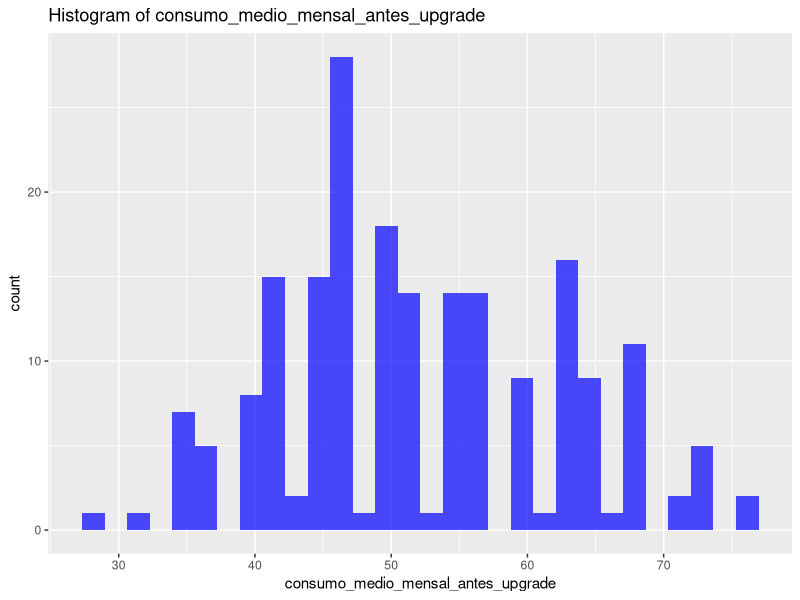
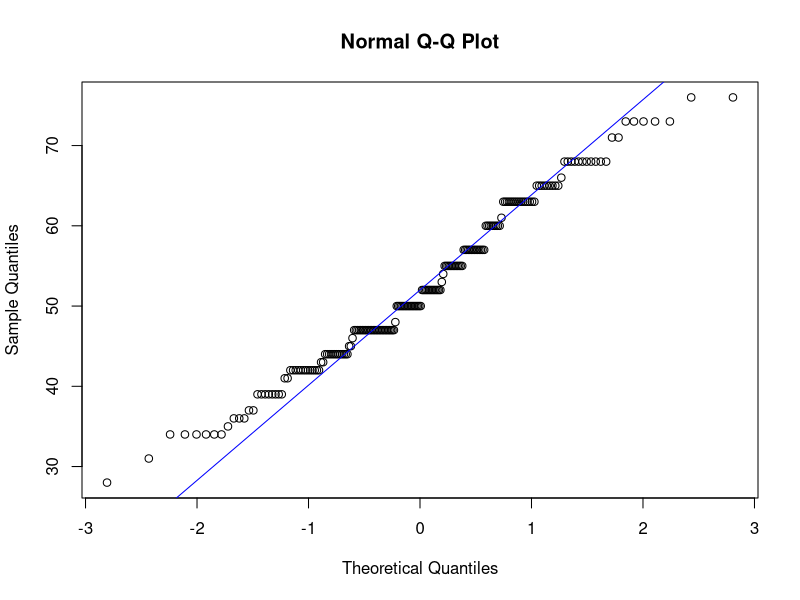
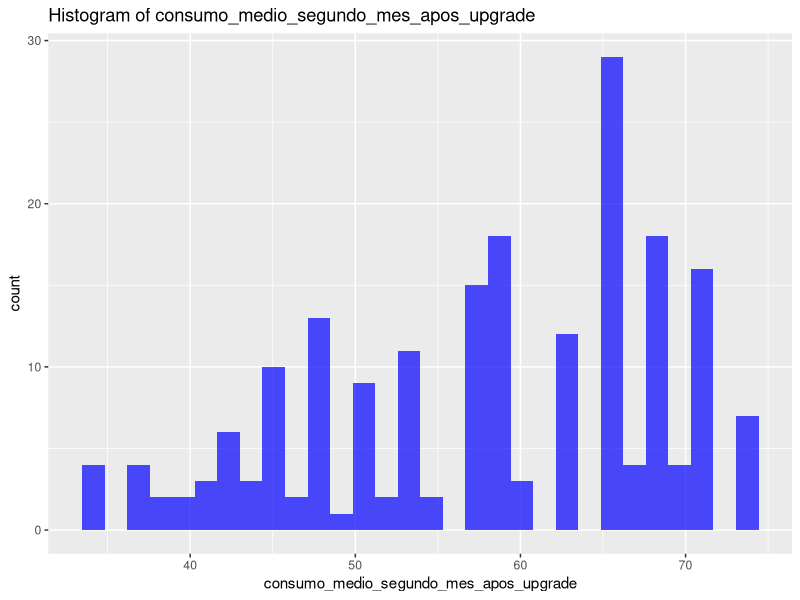
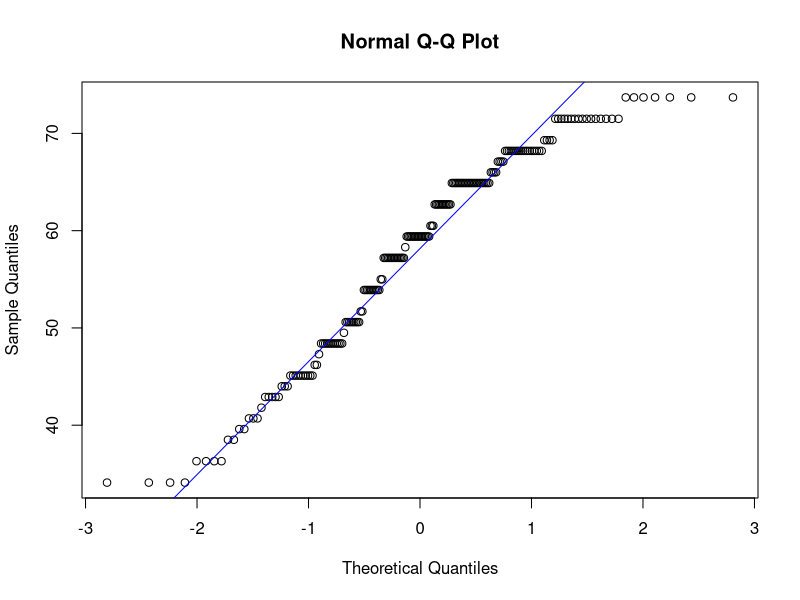

Source code (R) for these figures, in order:
####  Big Data Real-Time Analytics com Python e Spark  ####

# Configurando o diretório de trabalho
setwd("~/Desktop/DataScience/CienciaDeDados/2.Big-Data-Real-Time-Analytics-com-Python-e-Spark/7.Analise_Estatistica")
getwd()



## Importando Pacotes
library(readxl)         # carregar arquivos
library(dplyr)          # manipula dados
library(tidyr)          # manipula dados (funcao pivot_longer)
library(ggplot2)        # gera gráficos
library(patchwork)      # unir gráficos
library(corrplot)       # mapa de Correlação
library(caret)          # pacote preProcess para normalização

library(randomForest)




#############################             Estudo de Caso             #############################


####  Pré Processamento de Dados Para E-Commerce Analytics



### Contexto:

# - Um provedor de internet oferece diversos tipos de planos de acesso com diferentes larguras de banda. A empresa então fez um upgrade da sua infraestrutura
#   e gostaria de validar algumas hipóteses sobre o consumo de largura de banda dos clientes.

# - A empresa possuía dados do consumo médio de largura de banda antes do upgrade e registrou o consumo no primeiro mês após o upgrade, no segundo mês e no 
#   mês anterior ao upgrade. Os dados foram registrados junto com algumas características dos clientes.

# - Algumas perguntas de negócio foram formuladas e agora iremos respondê-las através de **4 testes de hipótese**.

# - Os dados usados são fictícios.



### Objetivo

## O objetivo deste projeto é demonstrar na pŕatica como utilizamos um Teste de Hipóteste do início ao fim.

# - Começando com a formulação do problema.
# - Escolha do teste ideal para o problema.
# - Formulação das hipóteses.
# - Preparação dos Dados (se necessário).
# - Execução do Teste.
# - Interpretação do Resultado do Teste.



### Testes

## Serão Realizados 4 Testes Diferentes

# - 3 Testes para Variáveis Numéricas
# - 1 Teste para Variável Categórica



### Perguntas

## 1) O consumo médio de largura de banda do mês anterior ao upgrade foi maior que 50?
#     (Neste caso usaremos um Teste t de Uma Amostra)

## 2) O consumo médio de largura de banda do primeiro mês após ao upgrade foi maior que 54?
#     (Neste caso usaremos um Teste t de Uma Amostra)

## 3) Houve diferença de consumo de largura de banda antes e depois do upgrade, considerando o primeiro mês após o upgrade?
#     (Neste caso usaremos: Teste t de Duas Amostras (Pareado))

## 4) O gênero do cliente influenciou o consumo de largura de banda no primeiro mês após o upgrade?
#     (Neste caso usaremos: Teste t de Duas Amostras Independentes)

## 5) Há alguma relação entre região e segmento do cliente?
#     (Neste caso usaremos: Teste do Qui-Quadrado)


#### Novas Perguntas:

## 6) Houve melhoria significativa no consumo médio do segundo mês após o upgrade em comparação ao consumo medio mensal antes do upgrade?
#     (Neste caso usaremos: Teste t de Duas Amostras (Pareado))

## 7) Existe diferença de uso do cartão de crédito entre homens e mulheres?
#     (Neste caso usaremos: Teste t de Duas Amostras Independentes)

## 8) Existe diferença entre os segmentos de clientes em termos de uso do cartão de crédito no consumo médio do primeiro mes anterior ao upgrade ao do
#     consumo médio do primeiro mes apos upgrade?
#     (Neste caso usaremos: Teste ANOVA)

## - 9) Existe uma relação entre o consumo médio no segundo mês após o upgrade e o consumo médio mensal antes do upgrade?
#       (Neste caso usaremos: Teste do Qui-Quadrado)



#### Carregando os Dados
df <- data.frame(read.csv2("dados/dataset.csv", sep = ","))



#### Realizando Análise Inicial (Sumário Estatístico, Veriricação de Valores NA, '' e especiais)

analise_inicial <- function(dataframe_recebido) {  # para encotrar linhas com caracter especial, vá para o fim do script
  # Sumário
  cat("\n\n####  DIMENSÕES  ####\n\n")
  print(dim(dataframe_recebido))
  cat("\n\n\n####  INFO  ####\n\n")
  print(str(dataframe_recebido))
  cat("\n\n\n####  SUMÁRIO  ####\n\n")
  print(summary(dataframe_recebido))
  cat("\n\n\n####  VERIFICANDO QTD DE LINHAS DUPLICADAS  ####\n\n")
  print(sum(duplicated(dataframe_recebido)))
  cat("\n\n\n####  VERIFICANDO VALORES NA  ####\n\n")
  valores_na <- colSums(is.na(dataframe_recebido))
  if(any(valores_na > 0)) {
    cat("\n-> Colunas com valores NA:\n\n")
    print(valores_na[valores_na > 0])
  } else {
    cat("\n-> Não foram encontrados valores NA.\n")
  }
  cat("\n\n\n####  VERIFICANDO VALORES VAZIOS ''  ####\n\n")
  valores_vazios <- sapply(dataframe_recebido, function(x) sum(x == ""))
  if(any(valores_vazios > 0)) {
    cat("\n-> Colunas com valores vazios \"\":\n\n")
    print(valores_vazios[valores_vazios > 0])
  } else {
    cat("\n-> Não foram encontrados valores vazios \"\".\n")
  }
  cat("\n\n\n####  VERIFICANDO VALORES COM CARACTERES ESPECIAIS  ####\n\n")
  caracteres_especiais <- sapply(dataframe_recebido, function(x) {
    sum(sapply(x, function(y) {
      if(is.character(y) && length(y) == 1) {
        any(charToRaw(y) > 0x7E | charToRaw(y) < 0x20)
      } else {
        FALSE
      }
    }))
  })
  if(any(caracteres_especiais > 0)) {
    cat("\n-> Colunas com caracteres especiais:\n\n")
    print(caracteres_especiais[caracteres_especiais > 0])
  } else {
    cat("\n-> Não foram encontrados caracteres especiais.\n")
  }
}

analise_inicial(df)


## Modificando todas as variáveis do tipo chr para numérico usando mutate e across
df <- df %>%
  mutate(across(where(is.character), as.numeric))
str(df)






###############################################     PERGUNTAS     ###############################################    






## Pergunta 1:

# - O consumo médio de largura de banda do mês anterior ao upgrade foi maior que 50?
#   Neste caso usaremos um Teste t de Uma Amostra.

# -> Quando usar : O Teste t de Uma Amostra é usado quando queremos comparar a média de uma amostra única com uma média populacional conhecida ou suposta,
#                 na ausência de informações sobre o desvio padrão da população.

# -> Por quê usar: Este teste é útil quando temos uma pequena amostra (tipicamente menos que 30) e não conhecemos o desvio padrão da população.
#                  Ele nos ajuda a entender se a média da amostra é significativamente diferente da média populacional proposta.

# -> Motivo da : O Teste t de Uma Amostra foi escolhido para essa situação específica porque ele é adequado para avaliar a média de uma única amostra
#    escolha     de dados contra uma média populacional conhecida ou uma média de referência específica. Neste caso, você quer testar se o consumo
#                médio de largura de banda do mês anterior ao upgrade é significativamente diferente de 50 (um valor especificado).

# Hipóteses:
   
#   H0: O consumo médio de largura de banda antes do upgrade foi igual a 50.
#   H1: O consumo médio de largura de banda antes do upgrade foi diferente de 50.
 
# - Se o valor-p for menor que 0,05 rejeitamos a H0. Caso contrário, falhamos em rejeitar a H0.
# - Se um valor-p relatado a partir de um teste t for menor que 0,05, esse resultado é considerado estatisticamente significativo.
#   Se um valor-p for maior que 0,05, o resultado é insignificante.

# -> Um valor-p de um teste t é a probabilidade de que os resultados de seus dados de amostra tenham ocorrido por acaso.


# Executar o Teste t de Uma Amostra
resultado_ttest <- t.test(df$consumo_medio_mes_anterior_ao_upgrade, mu = 50, alternative = "two.sided")
resultado_ttest

# Visualizando Interpretação do valor-p
if(resultado_ttest$p.value < 0.05) {
  cat("Rejeitamos a hipótese nula (H0).\n
      Portanto, o consumo médio de largura de banda antes do upgrade foi significativamente diferente de 50.\n")
} else {
  cat("Falhamos em rejeitar a hipótese nula (H0).\n
      Portanto, não há evidência suficiente para afirmar que o consumo médio de largura de banda antes do upgrade foi diferente de 50.\n")
}

## Interpretando

# - Rejeitamos a hipótese nula (H0).
#   Portanto, o consumo médio de largura de banda antes do upgrade foi significativamente diferente de 50.






## Pergunta 2:

# - O consumo médio de largura de banda do primeiro mês após ao upgrade foi maior que 54?
#   Neste caso usaremos um Teste t de Uma Amostra.

# Motivo da  : O Teste t de Uma Amostra foi escolhido para esta situação específica porque ele permite avaliar se a média do consumo de largura de banda
# escolha      após o upgrade difere de um valor específico, neste caso, 54. A pergunta específica busca determinar se houve um aumento significativo no 
#              consumo médio de largura de banda após o upgrade em comparação a um limiar de 54.

# Hipóteses:

#   H0: O consumo médio de largura de banda no primeiro mês após o upgrade é igual ou menor que 54. Matematicamente, isso pode ser expresso como H0: μ ≤ 54.
#   H1: O consumo médio de largura de banda no primeiro mês após o upgrade é maior que 54. Em termos matemáticos, isso seria H1: μ > 54.

# - Se o valor-p for menor que 0,05 rejeitamos a H0. Caso contrário, falhamos em rejeitar a H0.
# - Se um valor-p relatado a partir de um teste t for menor que 0,05, esse resultado é considerado estatisticamente significativo.
#   Se um valor-p for maior que 0,05, o resultado é insignificante.

# -> Um valor-p de um teste t é a probabilidade de que os resultados de seus dados de amostra tenham ocorrido por acaso.


# Executar o Teste t de Uma Amostra
resultado_ttest <- t.test(df$consumo_medio_primeiro_mes_apos_upgrade, mu = 54, alternative = "two.sided")
resultado_ttest

# Visualizando Interpretação do valor-p
if(resultado_ttest$p.value < 0.05) {
  cat("Rejeitamos a hipótese nula (H0).\n",
      "Portanto, o consumo médio de largura de banda no primeiro mês após o upgrade foi significativamente maior que 54.\n")
} else {
  cat("Falhamos em rejeitar a hipótese nula (H0).\n",
      "Portanto, não há evidência suficiente para afirmar que o consumo médio de largura de banda no primeiro mês após o upgrade foi maior que 54.\n")
}


## Interpretando

# - Falhamos em rejeitar a hipótese nula (H0). 
#   Portanto, não há evidência suficiente para afirmar que o consumo médio de largura de banda no primeiro mês após o upgrade foi maior que 54.






## Pergunta 3:

# - Houve diferença de consumo de largura de banda antes e depois do upgrade, considerando o primeiro mês após o upgrade?
#   Neste caso usaremos: Teste t de Duas Amostras (Pareado).

# Este teste é usado quando temos duas amostras que são relacionadas ou dependentes. Este é um teste para a hipótese nula de que duas amostras relacionadas 
# têm valores médios (esperados) idênticos.

# -> Quando usar: Este teste é utilizado quando as medições são feitas em pares correlacionados, ou seja, quando duas amostras estão relacionadas de alguma
#                 maneira (antes e depois, por exemplo).

# -> Por quê usar: O Teste t Pareado é útil para reduzir a variabilidade entre as amostras que poderia ser causada por variáveis não controladas, 
#                  focando na diferença dentro dos pares. Isso é especialmente útil em estudos longitudinais ou estudos que envolvem medições repetidas.

# -> Motivo da escolha: O Teste t Pareado foi escolhido porque é especificamente projetado para comparar duas amostras relacionadas, que neste caso são
#                       as medidas de consumo de largura de banda antes e depois do upgrade para os mesmos clientes. Esse teste é ideal para avaliar a 
#                       diferença significativa causada pelo upgrade, controlando as variáveis inerentes aos indivíduos que não mudam com o tempo.
#                       Ele fornece uma análise direta e eficaz da mudança induzida pelo upgrade ao focar nas diferenças dentro dos mesmos sujeitos,
#                       aumentando assim a precisão e a relevância dos resultados estatísticos para a pergunta de pesquisa.

# Hipóteses:
 
#  H0: O consumo antes do upgrade foi igual ao consumo após o upgrade (as médias são iguais).
#  H1: O consumo antes do upgrade foi diferente do consumo após o upgrade (as médias não são iguais).

# Se o valor-p for menor que 0,05 rejeitamos a H0. Caso contrário, falhamos em rejeitar a H0.

names(df)

# Executando o Teste t Pareado
resultado <- t.test(df$consumo_medio_mensal_antes_upgrade, df$consumo_medio_primeiro_mes_apos_upgrade, paired = TRUE)
resultado

# Visualizando Interpretação do valor-p
if(resultado$p.value < 0.05) {
  cat("Rejeitamos a hipótese nula (H0).\n")
} else {
  cat("Falhamos em rejeitar a hipótese nula (H0).")
}


## Interpretando

# - Como o valor-p 0.3868 é maior que 0,05, falhamos em rejeitar a hipótese nula.
#   Logo, o consumo médio no primeiro mês após o upgrade foi similar ao consumo médio antes do upgrade.






## Pergunta 4:

# - O gênero do cliente influenciou o consumo de largura de banda no primeiro mês após o upgrade?
#   Neste caso usaremos: Teste t de Duas Amostras Independentes.

# Calculamos o Teste t para as médias de duas amostras independentes. Este é um teste para a hipótese nula de que 2 amostras independentes têm valores
# médios (esperados) idênticos. Este teste assume que as populações têm variâncias idênticas por padrão.

# -> Quando usar: Este teste é aplicado quando queremos comparar as médias de duas amostras independentes de duas populações.

# -> Por quê usar: Ele é útil quando duas amostras são coletadas de forma independente uma da outra e queremos avaliar se existe uma diferença
#                  estatisticamente significativa entre suas médias.

# -> Motivo da escolha: O Teste t de Duas Amostras Independentes foi escolhido para analisar se há diferenças no consumo de largura de banda entre gêneros
#                       após um upgrade, porque permite comparar diretamente as médias de dois grupos independentes formados com base no gênero dos clientes. 
#                       Este teste é particularmente adequado aqui, pois cada grupo (masculino e feminino) é tratado como uma amostra separada, sem 
#                       dependência ou relação direta entre as observações dos dois grupos. Assim, o teste oferece um meio eficaz de verificar se as 
#                       diferenças observadas no consumo médio de largura de banda são estatisticamente significativas entre homens e mulheres, ajudando a
#                       determinar se o upgrade teve impactos diferenciados baseados no gênero.

# Hipóteses:

#  H0: Consumo de clientes do sexo masculino foi igual ao consumo de clientes do sexo feminino no primeiro mês após o upgrade
#      (consumo médio foi igual entre os gêneros).

#  H1: Consumo de clientes do sexo masculino não foi igual ao consumo de clientes do sexo feminino no primeiro mês após o upgrade
#      (consumo médio não foi igual entre os gêneros).

# Se o valor-p for menor que 0,05 rejeitamos a H0. Caso contrário, falhamos em rejeitar a H0.

names(df)
table(df$genero)

# Separando as amostras em grupos
consumo_cliente_masculino <- df$consumo_medio_primeiro_mes_apos_upgrade[df$genero == 0]
consumo_cliente_feminino <- df$consumo_medio_primeiro_mes_apos_upgrade[df$genero == 1]

# Visualizando os primeiros resultados de cada grupo
print(head(consumo_cliente_masculino))
print(head(consumo_cliente_feminino))

# Visualizando a média de cada grupo
mean(consumo_cliente_masculino)
mean(consumo_cliente_feminino)

# Visualizando a variância de cada grupo
var(consumo_cliente_masculino)
var(consumo_cliente_feminino)

# Executando o Teste t de Duas Amostras Independentes (Teste de Welch)
resultado <- t.test(consumo_cliente_masculino, consumo_cliente_feminino, var.equal = FALSE)
print(resultado)

# Interpretando o valor de p
if (resultado$p.value < 0.05) {
  cat("Rejeitamos a hipótese nula (H0).\n")
  cat("Portanto, houve diferença entre o consumo masculino e o consumo feminino de largura de banda no primeiro mês após o upgrade.\n")
} else {
  cat("Falhamos em rejeitar a hipótese nula (H0).\n")
}


## Interpretando

# - Como o valor-p 0.0003409 é menor que 0,05, rejeitamos a H0.
#   Assim, concluímos que houve diferença entre o consumo masculino e o consumo feminino de largura de banda no primeiro mês após o upgrade.






## Pergunta 5:

# - Há alguma relação entre região e segmento do cliente?
#   Neste caso usaremos: Teste do Qui-Quadrado.

# Teste qui-quadrado de independência de variáveis é usado em uma tabela de contingência.
# A função calcula a estatística qui-quadrado e o valor-p para o teste de hipótese de independência das frequências observadas na tabela de contingência.
# As frequências esperadas são calculadas com base nas somas marginais sob o pressuposto de independência.

# -> Quando usar: O teste do Qui-Quadrado é usado para avaliar se há uma associação significativa entre duas variáveis categóricas.

# -> Por quê usar: É útil para determinar se as diferenças nas contagens ou frequências observadas em categorias são devidas ao acaso ou a uma associação
#                  real entre as variáveis.

# Motivo da escolha: O Teste do Qui-Quadrado foi escolhido porque é o método padrão para investigar a independência entre duas variáveis categóricas.
#                    Neste caso, as variáveis são 'região' e 'segmento' do cliente. Este teste é ideal para determinar se as distribuições dos segmentos 
#                    variam significativamente entre diferentes regiões, ou se elas são independentes uma da outra. Utilizando este teste, podemos validar 
#                    estatisticamente se há ou não uma associação entre a localização geográfica dos clientes e seus segmentos de mercado, o que é crucial
#                    para entender a dinâmica do mercado e para o planejamento estratégico de marketing e vendas.

# Hipóteses:
  
#   H0: Não há relacionamento entre região e segmento.
#   H1: Há relacionamento entre região e segmento.

# Se o valor-p for menor que 0,05 rejeitamos a H0. Caso contrário, falhamos em rejeitar a H0.

str(df)

# Verifica tabela de contigência
table(df$segmento, df$regiao)

# Executa o teste
resultado = chisq.test(table(df$segmento, df$regiao))

# Interpretando o valor de p
if (resultado$p.value < 0.05) {
  cat("Rejeitamos a hipótese nula (H0).\n")
} else {
  cat("Falhamos em rejeitar a hipótese nula (H0).\n")
}


## Interpretando

# - Interpretando o valor de p (tabela sem totais)
#   Como o valor-p 0.002307 menor que 0.05, rejeitamos a H0 e podemos dizer que há relação entre região e segmento do cliente.






## Pergunta 6:

# - Houve melhoria significativa no consumo médio do segundo mês após o upgrade em comparação ao consumo medio mensal antes do upgrade?
#   Neste caso usaremos: .


# -> Por quê usar: É apropriado para comparar medidas de consumo em dois momentos diferentes (antes e após o upgrade) nos mesmos indivíduos ou unidades.

# Motivo da escolha: Esta análise pode ajudar a determinar se os efeitos do upgrade foram sustentados ao longo do tempo, ao invés de apenas uma melhoria 
#                    imediata no primeiro mês.

# Hipóteses:

#  H0: O consumo antes do upgrade foi igual ao consumo após o segundo mês após o upgrade (as médias são iguais).
#  H1: O consumo antes do upgrade foi diferente do consumo após o segundo mês após o upgrade (as médias não são iguais).

# Se o valor-p for menor que 0,05 rejeitamos a H0. Caso contrário, falhamos em rejeitar a H0.

names(df)

# Executando o Teste t Pareado
resultado <- t.test(df$consumo_medio_mensal_antes_upgrade, df$consumo_medio_segundo_mes_apos_upgrade, paired = TRUE)
resultado

# Visualizando Interpretação do valor-p
if(resultado$p.value < 0.05) {
  cat("Rejeitamos a hipótese nula (H0).\n")
} else {
  cat("Falhamos em rejeitar a hipótese nula (H0).")
}


## Interpretando

# - Como o valor-p 4.296e-16 é menor que 0,05, rejeitamos a hipótese nula.
#   Logo, o consumo médio no segundo mês após o upgrade foi diferente do consumo médio antes do upgrade.






## Pergunta 7:

# - Existe diferença de uso do cartão de crédito entre homens e mulheres?
#   Neste caso usaremos: Teste t de Duas Amostras Independentes.


# -> Quando usar: Este teste é apropriado quando queremos comparar as médias de duas amostras independentes.

# -> Por quê usar: O teste é útil para avaliar se existe uma diferença estatisticamente significativa entre os dois grupos que não estão relacionados entre
#                  si, como é o caso de grupos separados por gênero.

# Motivo da escolha: Este teste foi escolhido porque permite uma comparação direta entre os dois grupos independentes - homens e mulheres - em termos de uso
#                    do cartão de crédito medido pelo consumo médio. Ele é ideal para identificar diferenças baseadas em características demográficas nos
#                    dados.

# Hipóteses:

#   H0: Não existe diferença no consumo médio do cartão de crédito entre homens e mulheres (as médias de consumo são iguais entre os gêneros).
#   H1: Existe uma diferença no consumo médio do cartão de crédito entre homens e mulheres (as médias de consumo não são iguais entre os gêneros).

# Se o valor-p for menor que 0,05 rejeitamos a H0. Caso contrário, falhamos em rejeitar a H0.

names(df)


## Verificando Diferença No Consumo Médio Mensal Antes do Upgrade

# Separando as amostras em grupos
consumo_cliente_masculino_au <- df$consumo_medio_mensal_antes_upgrade[df$genero == 0]
consumo_cliente_feminino_au <- df$consumo_medio_mensal_antes_upgrade[df$genero == 1]

# Visualizando a média de cada grupo
mean(consumo_cliente_masculino_au)
mean(consumo_cliente_feminino_au)

# Executando o Teste t de Duas Amostras Independentes (Teste de Welch)
resultado <- t.test(consumo_cliente_masculino_au, consumo_cliente_feminino_au, var.equal = FALSE)
print(resultado)


## Interpretando

# - Como o valor-p 0.4572 é maior que 0.05, falhamos em rejeitar a H0 e podemos dizer que estatisticamente não houve diferença entre o consumo masculino
#   e o consumo feminino mensal antes do upgrade.


## Verificando Diferença No Consumo Médio do Segundo Mês Após o Upgrade

# Separando as amostras em grupos
consumo_cliente_masculino_du <- df$consumo_medio_segundo_mes_apos_upgrade[df$genero == 0]
consumo_cliente_feminino_du <- df$consumo_medio_segundo_mes_apos_upgrade[df$genero == 1]

# Visualizando a média de cada grupo
mean(consumo_cliente_masculino_du)
mean(consumo_cliente_feminino_du)

# Executando o Teste t de Duas Amostras Independentes (Teste de Welch)
resultado <- t.test(consumo_cliente_masculino_du, consumo_cliente_feminino_du, var.equal = FALSE)
print(resultado)



rm(consumo_cliente_masculino_au, consumo_cliente_feminino_au, consumo_cliente_masculino_du, consumo_cliente_feminino_du)



## Interpretando

# - Como o valor-p 0.0003409 é menor que 0,05, rejeitamos a H0. Assim, concluímos que estatisticamente houve diferença entre o consumo masculino e o
#   consumo feminino mensal depois do segundo mês do upgrade


## CONCLUSÃO

# - Com base nos resultados dos testes, podemos concluir que estatisticamente não houve diferença significativa no uso do cartão de crédito entre homens e
#   mulheres antes do upgrade, mas uma diferença significativa foi observada após o upgrade no segundo mês, indicando um possível impacto diferenciado do
#   upgrade entre os gêneros.






## Pergunta 8:

# - Existe diferença entre os segmentos de clientes em termos de uso do cartão de crédito no consumo médio do primeiro mes anterior ao upgrade ao do
#   consumo médio do primeiro mes apos upgrade?
#   Neste caso usaremos: Teste ANOVA.


# -> Quando usar: O Teste ANOVA é utilizado quando se deseja comparar as médias de três ou mais grupos independentes. É especialmente útil para analisar
#                 dados onde as variáveis categóricas podem ter influência sobre uma variável contínua.

# -> Por quê usar: O Teste ANOVA é aplicado aqui para determinar se existem diferenças estatísticas significativas nos consumos médios entre os diferentes 
#                  segmentos de clientes, tanto antes quanto após o upgrade.

# Motivo da escolha: A escolha do Teste ANOVA se justifica pela necessidade de compreender se o upgrade impactou de maneira diferente os segmentos de
#                    clientes, o que pode auxiliar na personalização de estratégias futuras e na melhoria dos serviços oferecidos.

# Hipóteses:

#   H0: H0 (Hipótese Nula): Não existe diferença significativa nos consumos médios entre os segmentos de clientes.
#   H1: H1 (Hipótese Alternativa): Existe diferença significativa nos consumos médios entre os segmentos de clientes.

# Se o valor-p for menor que 0,05 rejeitamos a H0. Caso contrário, falhamos em rejeitar a H0.

names(df)


## Verificando Diferença No Consumo Médio Mensal Antes do Upgrade

# Separando as amostras em grupos

# Visualizando a média de cada grupo

# Aplica Teste ANOVA


## Interpretando

# - 


## Verificando Diferença No Consumo Médio Mensal Depois do Upgrade

# Separando as amostras em grupos

# Visualizando a média de cada grupo

# Aplica Teste ANOVA



## Interpretando

# - 


## Conclusão

# - A análise ANOVA revelou diferenças significativas no consumo médio entre os segmentos de clientes antes e após o upgrade, indicando que o upgrade
#   impactou os segmentos de forma desigual. Esses resultados sugerem a necessidade de estratégias diferenciadas para atender às especificidades de cada 
#   segmento.





## Pergunta 9:

# - Existe uma relação entre o consumo médio no segundo mês após o upgrade e o consumo médio mensal antes do upgrade?
#   Neste caso usaremos: Teste de Correlação de Spearman.


# -> Quando usar: O Teste de Correlação de Spearman é utilizado quando pelo menos uma das variáveis não está normalmente distribuída ou quando a relação
#                 entre as variáveis não é linear.

# -> Por quê usar: Este teste é apropriado aqui porque não requer que os dados sigam uma distribuição normal e é robusto a outliers, o que o torna adequado
#                  para os dados em questão que não passaram no teste de normalidade.

# Motivo da escolha: A escolha do Teste de Spearman se justifica devido à sua capacidade de medir correlações monotônicas entre variáveis que podem não
#                    seguir uma distribuição normal, como é o caso dos dados analisados.

# Hipóteses:

#   H0: Não existe uma relação entre o consumo médio mensal antes do upgrade e o consumo médio no segundo mês após o upgrade. 
#   H1: Existe uma relação monotônica entre o consumo médio mensal antes do upgrade e o consumo médio no segundo mês após o upgrade.

# Se o valor-p for menor que 0,05 rejeitamos a H0. Caso contrário, falhamos em rejeitar a H0.

names(df)


#### Verificando se os dados estão Normalmente Distribuídos (Colunas: 'consumo_medio_mensal_antes_upgrade' e 'consumo_medio_segundo_mes_apos_upgrade')

## Através do Teste de Shapiro-Wilk

# Coluna 'consumo_medio_mensal_antes_upgrade'
data <- df$consumo_medio_mensal_antes_upgrade
shapiro_test <- shapiro.test(data)
print(paste('Statistics=', shapiro_test$statistic, ', p=', shapiro_test$p.value))
if (shapiro_test$p.value > 0.05) {
  print(paste('A amostra de', names(df)[7], 'parece ter distribuição Gaussiana (normal).'))
} else {
  print(paste('A amostra de', names(df)[7], 'não parece ter distribuição Gaussiana (normal).'))
}

# Coluna 'consumo_medio_segundo_mes_apos_upgrade'
data <- df$consumo_medio_segundo_mes_apos_upgrade
shapiro_test <- shapiro.test(data)
print(paste('Statistics=', shapiro_test$statistic, ', p=', shapiro_test$p.value))
if (shapiro_test$p.value > 0.05) {
  print(paste('A amostra de', names(df)[10], 'parece ter distribuição Gaussiana (normal).'))
} else {
  print(paste('A amostra de', names(df)[10], 'não parece ter distribuição Gaussiana (normal).'))
}


## Através de Gráficos (Histograma e Q-Q Plot)

# Histograma e Q-Q Plot para 'consumo_medio_mensal_antes_upgrade' e 'consumo_medio_segundo_mes_apos_upgrade'

ggplot(df, aes(x=consumo_medio_mensal_antes_upgrade)) +
  geom_histogram(bins=30, fill="blue", alpha=0.7) +
  ggtitle('Histogram of consumo_medio_mensal_antes_upgrade')

qqnorm(df$consumo_medio_mensal_antes_upgrade)
qqline(df$consumo_medio_mensal_antes_upgrade, col = 'blue')

ggplot(df, aes(x=consumo_medio_segundo_mes_apos_upgrade)) +
  geom_histogram(bins=30, fill="blue", alpha=0.7) +
  ggtitle('Histogram of consumo_medio_segundo_mes_apos_upgrade')

qqnorm(df$consumo_medio_segundo_mes_apos_upgrade)
qqline(df$consumo_medio_segundo_mes_apos_upgrade, col = 'blue')


## Aplicando o Tesde de Spearman

correlation <- cor.test(df$consumo_medio_mensal_antes_upgrade, df$consumo_medio_segundo_mes_apos_upgrade, method="spearman")
print(paste('Correlação de Spearman:', correlation$estimate, ', Valor-p:', correlation$p.value))

if (correlation$p.value < 0.05) {
  print("Existe uma relação estatisticamente significativa.")
} else {
  print("Não existe uma relação estatisticamente significativa.")
}



## Interpretando

# - Como o valor-p 2.40021599714833e-22 é menor que 0,05, rejeitamos a hipótese nula. Assim, concluímos que existe uma relação estatisticamente significativa
#   entre o consumo médio mensal antes do upgrade e o consumo médio no segundo mês após o upgrade. Isso indica que as mudanças introduzidas com o upgrade
#   podem ter um impacto duradouro no comportamento de consumo dos clientes.




















######## Sobre os Testes


### 1. Teste t de Uma Amostra

## Quando usar:
# - Este teste é utilizado quando queremos comparar a média de uma amostra com um valor conhecido ou hipotético.

## Exemplo:
# - Um fabricante de bolas de tênis afirma que suas bolas têm uma pressão interna de 2 psi. Para verificar essa afirmação, um técnico mede a pressão de
#   uma amostra de 30 bolas. O Teste t de Uma Amostra pode ser usado para determinar se a média da pressão nas bolas da amostra é significativamente
#   diferente de 2 psi.


### 2. Teste t de Duas Amostras (Pareado)

## Quando usar:
# - Usado quando as medições são feitas em pares correlacionados, geralmente em situações de "antes e depois" ou onde os sujeitos são os mesmos sob duas
#   condições diferentes.

## Exemplo:
# - Um grupo de pacientes recebe um medicamento para reduzir a pressão arterial e suas pressões são medidas antes e depois da medicação.
#   O Teste t Pareado pode ser usado para determinar se houve uma mudança significativa na pressão arterial média antes e depois da administração do
#   medicamento.


### 3. Teste t de Duas Amostras Independentes

## Quando usar:
# - Este teste é apropriado quando duas amostras são independentes uma da outra e queremos comparar suas médias.

## Exemplo:
# - Dois grupos de estudantes, um usando um novo método de ensino e outro usando o método tradicional, são testados para desempenho acadêmico.
#   O Teste t de Duas Amostras Independentes pode ser usado para ver se há uma diferença significativa nas pontuações médias entre os dois grupos.


### 4. Teste do Qui-Quadrado

## Quando usar: 
# - Este teste é usado para determinar se há uma associação significativa entre duas variáveis categóricas.

## Exemplo:
# - Um pesquisador quer saber se há uma relação entre gênero (masculino e feminino) e preferência por três diferentes marcas de refrigerante.
#   A análise Qui-Quadrado pode ser usada para ver se a preferência por marca é independente do gênero dos consumidores.


### 5. Teste t de Welch

## Quando usar:
# - Similar ao teste t de duas amostras, mas não assume igualdade de variâncias entre as duas amostras. É útil quando as amostras podem ter variâncias
#   diferentes.

## Exemplo:
# - Dois grupos de estudantes, um de uma escola rural e outro de uma escola urbana, fazem um teste padronizado. Devido à possibilidade de variâncias
#   diferentes nas pontuações devido a contextos educacionais distintos, o Teste t de Welch pode ser usado para comparar as médias das pontuações de ambos
#   os grupos.


### 6. Teste ANOVA (Análise de Variância)

## Quando usar:
# - O teste ANOVA é usado para comparar as médias de três ou mais grupos independentes para determinar se pelo menos um dos grupos difere significativamente
#   dos outros. É especialmente útil para testar a igualdade das médias em um design onde existem múltiplas categorias ou níveis de uma variável independente.

## Exemplo:
# - Suponha que um nutricionista queira avaliar a eficácia de três diferentes dietas na perda de peso. Um grupo de participantes é dividido aleatoriamente em 
#   três grupos, cada um seguindo uma das dietas. Depois de três meses, o peso perdido por cada participante é registrado. O teste ANOVA pode ser usado para
#   analisar se há diferenças significativas na média de peso perdido entre os três grupos de dietas. Se o teste ANOVA mostrar uma diferença estatisticamente
#   significativa, testes post-hoc (como o teste de Tukey) podem ser realizados para determinar quais grupos específicos diferem entre si.


### 7. Teste de Correlação de Pearson

## Quando usar: 
# - Este teste é utilizado para medir a força e a direção da associação linear entre duas variáveis contínuas, assumindo que ambas são normalmente
#   distribuídas. É mais apropriado quando os dados estão normalmente distribuídos e a relação entre as variáveis é linear.

## Exemplo:
# - Um economista quer investigar a relação entre a renda e o gasto com consumo em famílias. Ele coleta dados de renda e gastos de 100 famílias e utiliza o
#   Teste de Correlação de Pearson para determinar se há uma relação linear positiva ou negativa entre estas duas variáveis.


### 8. Teste de Correlação de Spearman

## Quando usar:
# - Este teste é usado quando pelo menos uma das variáveis não está normalmente distribuída ou quando a relação entre as variáveis é monotônica, mas não
#   necessariamente linear. É útil quando os dados não satisfazem os pressupostos de normalidade necessários para o Teste de Correlação de Pearson.
#   Ele avalia as correlações com base nos ranks das observações, tornando-o robusto contra a forma da distribuição dos dados.

## Exemplo:
# - Um biólogo está estudando a relação entre a idade de tartarugas e sua velocidade de natação. Devido à distribuição não normal dos dados e à relação não
#   linear esperada, ele opta por usar o Teste de Correlação de Spearman para avaliar se tartarugas mais velhas tendem a nadar mais devagar.
